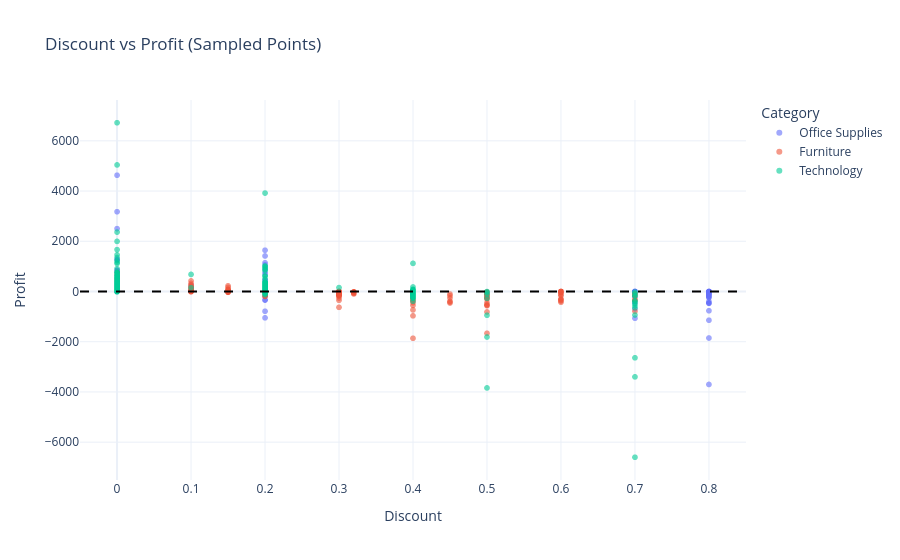
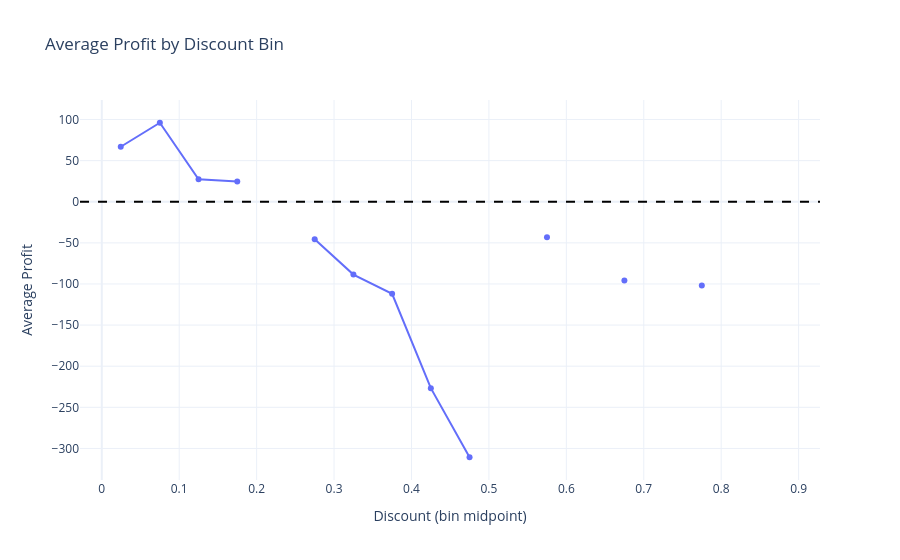

Notebook code for these charts, in order:
### Markdown cell above
## 4) Discount vs Profit

### Code cell
# -----------------------------
# 4) Discount versus profit
# -----------------------------
scatter_df = df.dropna(subset=['Discount', 'Profit', 'Sales']).copy()

fig_disc = px.scatter(
    scatter_df.sample(min(5000, len(scatter_df)), random_state=42),
    x='Discount',
    y='Profit',
    color='Category',
    title='Discount vs Profit (Sampled Points)',
    template='plotly_white',
    opacity=0.6
)
fig_disc.add_hline(y=0, line_dash='dash', line_color='black')
fig_disc.show()

# Estimate the break-even discount by looking for the first bin that crosses zero profit
bins = np.linspace(0, 0.9, 19)
scatter_df['discount_bin'] = pd.cut(scatter_df['Discount'], bins=bins, include_lowest=True)
bin_perf = scatter_df.groupby('discount_bin', observed=False, as_index=False)['Profit'].mean()
bin_perf['bin_mid'] = bin_perf['discount_bin'].apply(lambda x: x.mid if pd.notnull(x) else np.nan)
bin_perf = bin_perf.dropna(subset=['bin_mid'])

break_even = np.nan
for i in range(1, len(bin_perf)):
    p0, p1 = bin_perf.iloc[i - 1]['Profit'], bin_perf.iloc[i]['Profit']
    d0, d1 = bin_perf.iloc[i - 1]['bin_mid'], bin_perf.iloc[i]['bin_mid']
    if (p0 >= 0 and p1 <= 0) or (p0 <= 0 and p1 >= 0):
        if p1 != p0:
            break_even = d0 + (0 - p0) * (d1 - d0) / (p1 - p0)
        else:
            break_even = d0
        break

fig_bin = px.line(bin_perf, x='bin_mid', y='Profit', markers=True, title='Average Profit by Discount Bin', template='plotly_white')
fig_bin.add_hline(y=0, line_dash='dash', line_color='black')
if not np.isnan(break_even):
    fig_bin.add_vline(x=float(break_even), line_dash='dot', line_color='red')
fig_bin.update_layout(xaxis_title='Discount (bin midpoint)', yaxis_title='Average Profit')
fig_bin.show()

insight_text = (
    f"Insight: the average profit line crosses around **{break_even:.1%}** discount if a crossing exists, so that area is the rough break-even zone for pricing control."
    if not np.isnan(break_even)
    else 'Insight: the profit response to discount is noisy and may vary by category, so break-even should be checked at a more granular level.'
)
display(Markdown(insight_text))

### Figure 1 — Plotly figure (JSON) as saved in the notebook; plotly's stock layout.template omitted (floating-point values rounded to 4 significant figures; data arrays with more than 128 entries replaced by an {"elided": "..."} marker saying what was removed)
{"data": [{"hovertemplate": "Category=Office Supplies<br>Discount=%{x}<br>Profit=%{y}<extra></extra>", "legendgroup": "Office Supplies", "marker": {"color": "#636efa", "opacity": 0.6, "symbol": "circle"}, "mode": "markers", "name": "Office Supplies", "showlegend": true, "type": "scattergl", "x": {"elided": "3059 float values"}, "xaxis": "x", "y": {"elided": "3059 float values"}, "yaxis": "y"}, {"hovertemplate": "Category=Furniture<br>Discount=%{x}<br>Profit=%{y}<extra></extra>", "legendgroup": "Furniture", "marker": {"color": "#EF553B", "opacity": 0.6, "symbol": "circle"}, "mode": "markers", "name": "Furniture", "showlegend": true, "type": "scattergl", "x": {"elided": "1023 float values"}, "xaxis": "x", "y": {"elided": "1023 float values"}, "yaxis": "y"}, {"hovertemplate": "Category=Technology<br>Discount=%{x}<br>Profit=%{y}<extra></extra>", "legendgroup": "Technology", "marker": {"color": "#00cc96", "opacity": 0.6, "symbol": "circle"}, "mode": "markers", "name": "Technology", "showlegend": true, "type": "scattergl", "x": {"elided": "918 float values"}, "xaxis": "x", "y": {"elided": "918 float values"}, "yaxis": "y"}], "layout": {"legend": {"title": {"text": "Category"}, "tracegroupgap": 0}, "shapes": [{"line": {"color": "black", "dash": "dash"}, "type": "line", "x0": 0, "x1": 1, "xref": "x domain", "y0": 0, "y1": 0, "yref": "y"}], "title": {"text": "Discount vs Profit (Sampled Points)"}, "xaxis": {"anchor": "y", "domain": [0, 1], "title": {"text": "Discount"}}, "yaxis": {"anchor": "x", "domain": [0, 1], "title": {"text": "Profit"}}}}

### Figure 2 — Plotly figure (JSON) as saved in the notebook; plotly's stock layout.template omitted (floating-point values rounded to 4 significant figures)
{"data": [{"hovertemplate": "bin_mid=%{x}<br>Profit=%{y}<extra></extra>", "legendgroup": "", "line": {"color": "#636efa", "dash": "solid"}, "marker": {"symbol": "circle"}, "mode": "lines+markers", "name": "", "orientation": "v", "showlegend": false, "type": "scatter", "x": [0.0245, 0.075, 0.125, 0.175, 0.225, 0.275, 0.325, 0.375, 0.425, 0.475, 0.525, 0.575, 0.625, 0.675, 0.725, 0.775, 0.825, 0.875], "xaxis": "x", "y": [66.9, 96.06, 27.29, 24.7, NaN, -45.68, -88.56, -111.9, -226.6, -310.7, NaN, -43.08, NaN, -95.87, NaN, -101.8, NaN, NaN], "yaxis": "y"}], "layout": {"legend": {"tracegroupgap": 0}, "shapes": [{"line": {"color": "black", "dash": "dash"}, "type": "line", "x0": 0, "x1": 1, "xref": "x domain", "y0": 0, "y1": 0, "yref": "y"}], "title": {"text": "Average Profit by Discount Bin"}, "xaxis": {"anchor": "y", "domain": [0, 1], "title": {"text": "Discount (bin midpoint)"}}, "yaxis": {"anchor": "x", "domain": [0, 1], "title": {"text": "Average Profit"}}}}
